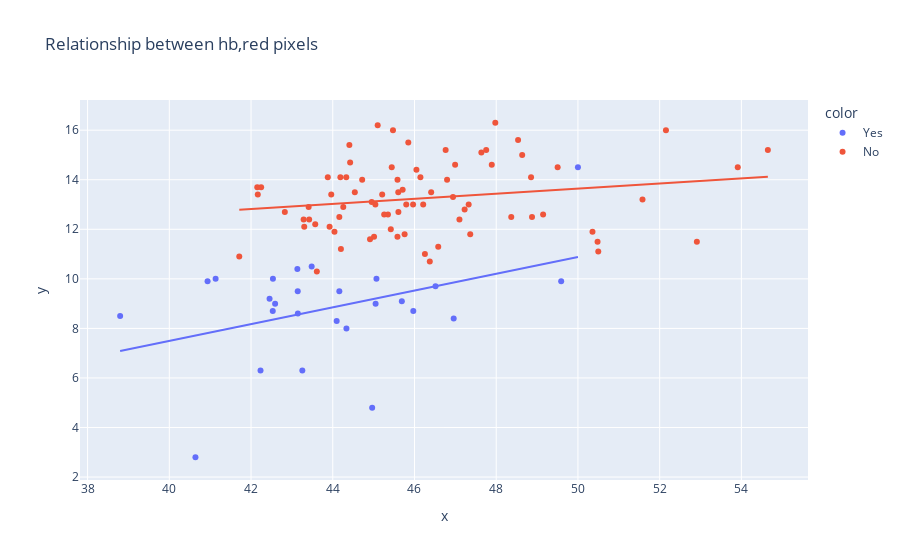

This figure's notebook cell:
### Code cell
fig=px.scatter(x=df["%Red Pixel"],y=df["Hb"],color=df["Anaemic"],trendline="ols",title="Relationship between hb,red pixels")
fig.show()
